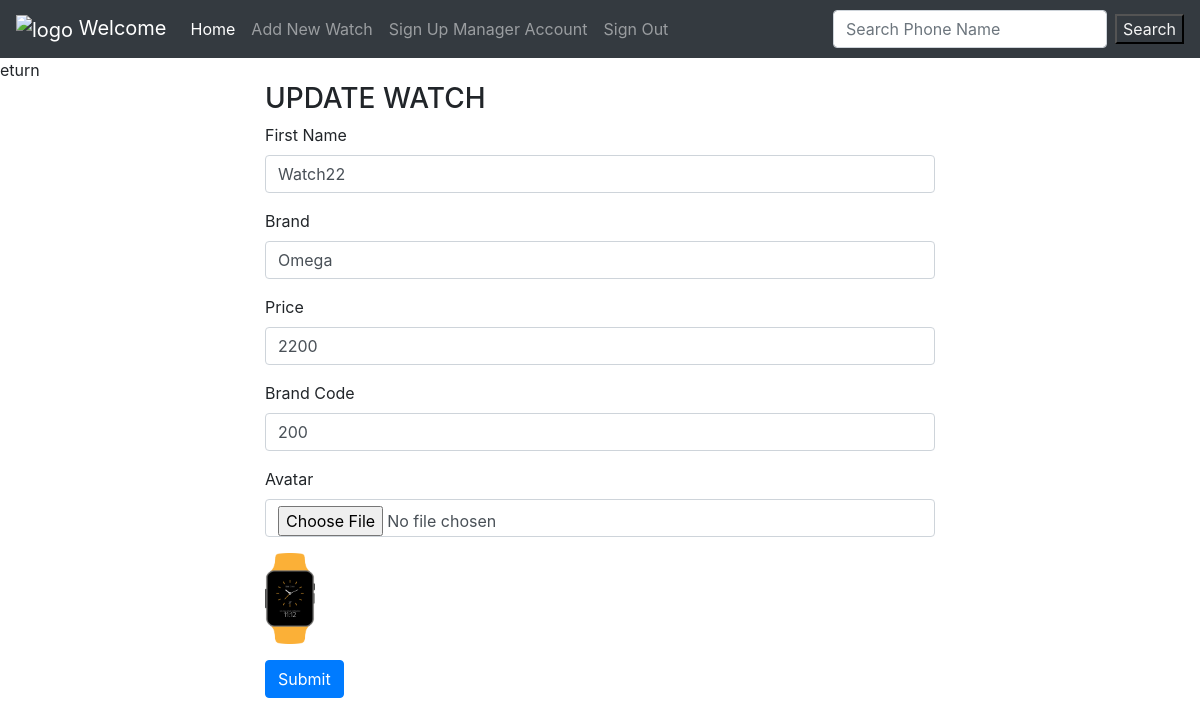
Page /indexwatch.php?page=update-watch&id=33 on the committed database.
### tables this page shows
CREATE TABLE `watchs` (
  `id` int NOT NULL,
  `watch_name` varchar(20) NOT NULL,
  `brand` varchar(20) NOT NULL,
  `price` int NOT NULL,
  `image` varchar(20) NOT NULL,
  `brand_id` int NOT NULL
);

### app/Model/WatchModel.php (called while the page is built, shortened)
<?php
class WatchModel
{
    private $dbConnect;
    public function __construct()
    {
        $this->dbConnect = new DBConnect();
    }
    public function getById($id)
    {
        try {
            $sql = "SELECT * FROM `watchs` where `id`= $id";
            $stmt = $this->dbConnect->connect()->query($sql);
            $stmt->execute();
            return $this->convertToObject($stmt->fetch());
        } catch (\PDOException $exception) {
            die($exception->getMessage());
        }
    }
    public function convertToObject($data)
    {
        $watch = new Watch($data['watch_name'], $data['brand'], $data['price'], $data['brand_id']);
        $watch->setId($data['id']);
        if ($data['image'] == null) {
            $watch->setUrlImage('uploads/default/default-avatar.jpeg');
        } else {
            $watch->setUrlImage($data['image']);
        }
        return $watch;
    }
}

### app/Model/DBConnect.php (called while the page is built, shortened)
<?php
class DBConnect
{
    private $dsn;
    private $username;
    private $password;
    public function __construct()
    {
        $this->dsn = "mysql:host=localhost;dbname=watch_manager;charset=utf8";
        $this->username = "leminhchien";
        $this->password = "password";
    }
    public function connect()
    {
        try {
        return new PDO($this->dsn, $this->username,$this->password);
        }catch (PDOException $exception){
            die($exception->getMessage());
        }
    }
}

### app/Model/Watch.php (called while the page is built, shortened)
<?php
class Watch
{
        private $watchname;
        private $brand;
        private $price;
        private $urlImage;
        private $brand_id;
    public function __construct($watchname, $brand, $price, $brand_id)
    {
        $this->watchname = $watchname;
        $this->brand = $brand;
        $this->price = $price;
        $this->brand_id = $brand_id;
    }
    public function getwatchname()
    {
        return $this->watchname;
    }
    public function getbrand()
    {
        return $this->brand;
    }
    public function getprice()
    {
        return $this->price;
    }
    public function getUrlImage()
    {
        return $this->urlImage;
    }
    public function setUrlImage($urlImage): void
    {
        $this->urlImage = $urlImage;
    }
   public function getbrand_id()
   {
       return $this->brand_id;
   }
}

### app/View/backend/watch/update.php (the view)
eturn
<div class="container col-7 ">
    <form method="post"  enctype="multipart/form-data">
        <h3>UPDATE WATCH</h3>
        <?php if(isset($watch)):?>
        <div class="mb-3">
            <label for="first-name" class="form-label">First Name</label>
            <input type="text" required class="form-control" id="watch_name" name="watch_name" value="<?php echo $watch->getwatchname()?>">
        </div>
        <div class="mb-3">
            <label for="last-name" class="form-label">Brand</label>
            <input type="text" required class="form-control" id="brand" name="brand" value="<?php echo $watch->getbrand()?>">
        </div>
        <div class="mb-3">
            <label for="price" class="form-label">Price </label>
            <input type="text" required class="form-control" id="price" name="price" value="<?php echo $watch->getprice()?>">
        </div>
            <div class="mb-3">
                <label for="price" class="form-label">Brand Code </label>
                    <input type="text" required class="form-control" id="brand_id" name="brand_id" value="<?php echo $watch->getbrand_id()?>">
            </div>
            <div class="mb-3">
                <label for="avt" class="form-label">Avatar</label>
                <input type="file" class="form-control" id="avt" name="fileToUpload">
            </div>
            <div class="mb-3">
                <img width="50px" src="<?php echo $watch->getUrlImage()?>" alt="<?php echo $watch->getUrlImage()?>">
            </div>
        <?php endif ?>
        <button type="submit" class="btn btn-primary" onclick=" return confirm('Are you sure ?') ">Submit</button>
    </form>
</div>

### rows in the picture
watchs: watch_name "Watch22", brand "Omega", price "2200", brand_id "200", image (picture)
